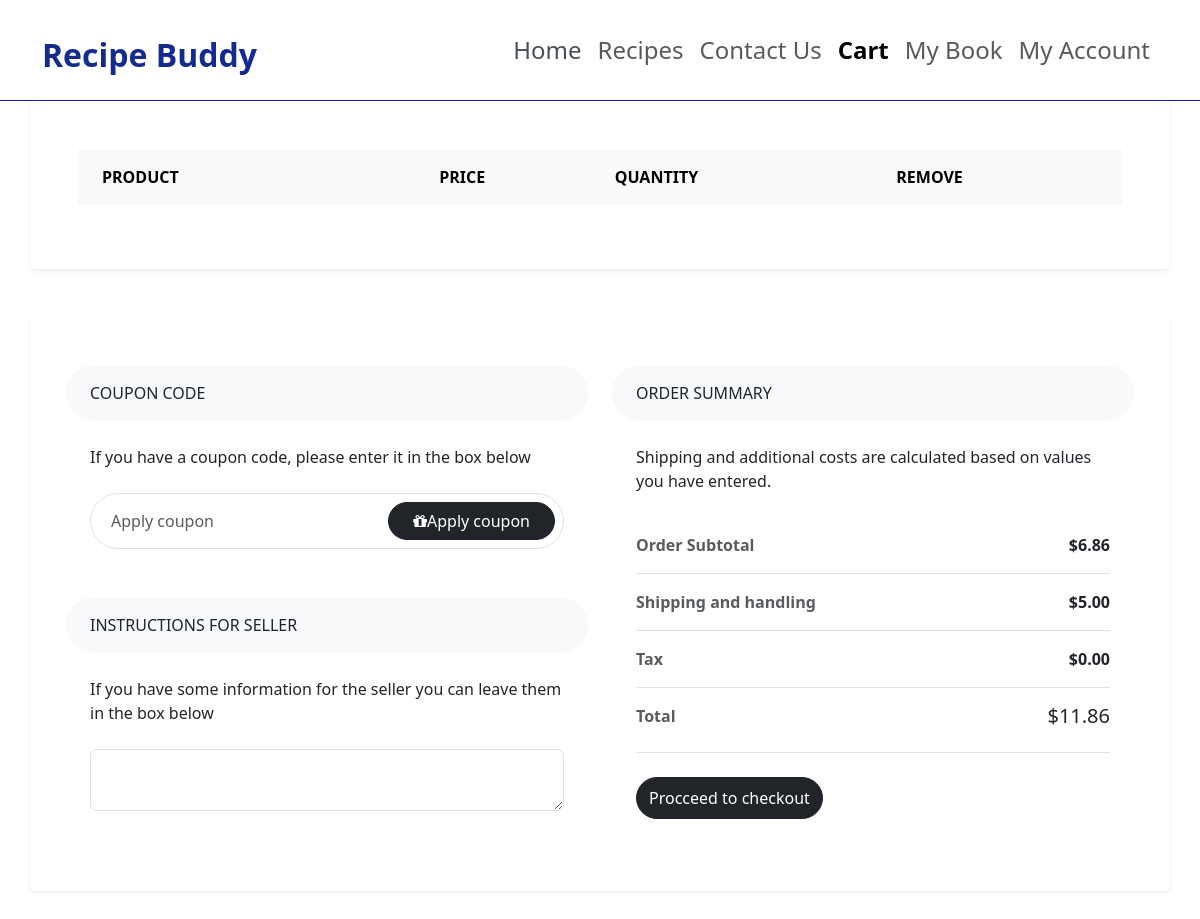
Page /cart.php (signed in) on the earlier database version.
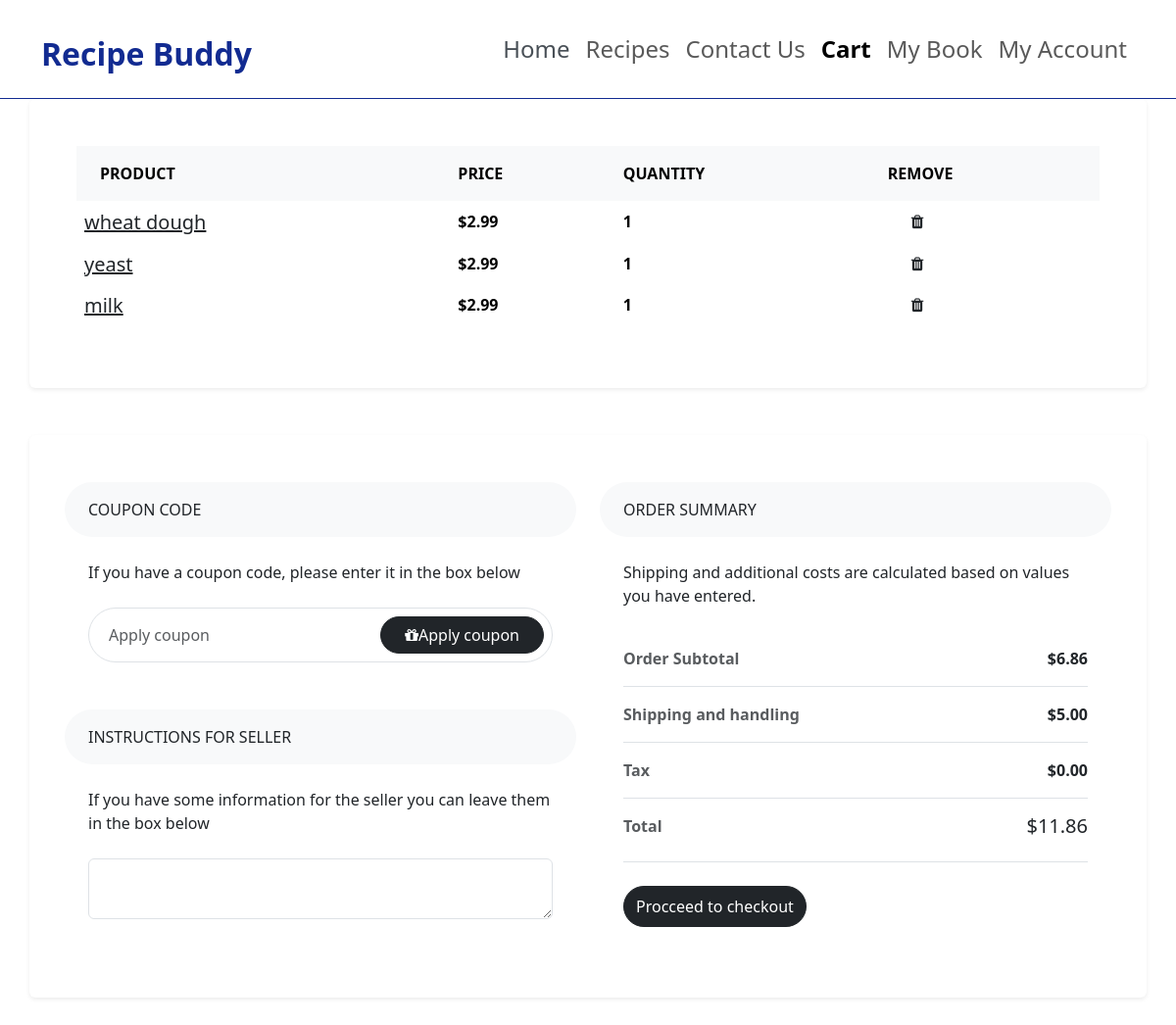
Same page on the later database version.
### tables this page shows
CREATE TABLE `cart` (
  `CartID` int(11) NOT NULL,
  `UserID` int(11) NOT NULL,
  `IngredientID` int(11) NOT NULL
);

CREATE TABLE `ingredients` (
  `IngredientID` int(11) NOT NULL,
  `Ingredient` varchar(50) NOT NULL
);

### cart.php (the view, shortened to what the changed rows need)
<?php
include 'includes/db.php';
$user_id = $_SESSION['userID'];
$sql = "SELECT users.UserID, ingredients.Ingredient, cart.cartID, ingredients.IngredientID FROM cart
        JOIN users ON cart.UserID = users.UserID
        JOIN ingredients ON cart.IngredientID = ingredients.IngredientID
        WHERE users.UserID = $user_id";
$result = mysqli_query($conn, $sql);
if ($result && $result != null) {
  while ($row = mysqli_fetch_assoc($result)) {
    if($row != null){
      $ingredientArray[] = $row;
    }
  }
}
?>
<!DOCTYPE html>
<html data-bs-theme="light" lang="en">
  <head>
    <link
      rel="stylesheet"
      href="https://cdn.jsdelivr.net/npm/bootstrap@5.3.3/dist/css/bootstrap.min.css"
    />
    <link
      rel="stylesheet"
      href="https://cdnjs.cloudflare.com/ajax/libs/font-awesome/4.7.0/css/font-awesome.min.css"
    />
    <link rel="stylesheet" href="assets/css/styles.min.css" />
  </head>
  <body>
    <div class="shopping-cart">
      <div class="px-4 px-lg-0">
        <div class="pb-5">
          <div class="container">
            <div class="row">
              <div class="col-lg-12 p-5 bg-white rounded shadow-sm mb-5">
                <div class="table-responsive">
                  <table class="table">
                    <thead>
                      <tr>
                        <th scope="col" class="border-0 bg-light">
                          <div class="p-2 px-3 text-uppercase">Product</div>
                        </th>
                        <th scope="col" class="border-0 bg-light">
                          <div class="py-2 text-uppercase">Price</div>
                        </th>
                        <th scope="col" class="border-0 bg-light">
                          <div class="py-2 text-uppercase">Quantity</div>
                        </th>
                        <th scope="col" class="border-0 bg-light">
                          <div class="py-2 text-uppercase">Remove</div>
                        </th>
                      </tr>
                    </thead>
                    <tbody>
                      <?php if($ingredientArray != null):?>
                        <?php foreach ($ingredientArray as $i):?>
                        <tr>
                          <th scope="row" class="border-0">
                              <div class="ml-3 d-inline-block align-middle">
                                <h5 class="mb-0">
                                  <a
                                    href="#"
                                    class="text-dark d-inline-block align-middle"
                                    ><?php echo $i['Ingredient'];?></a
                                  >
                                </h5>
                              </div>
                            </div>
                          <td class="border-0 align-middle">
                            <strong>$2.99</strong>
                          </td>
                          <td class="border-0 align-middle">
                            <strong>1</strong>
                          </td>
                          <td class="border-0 align-middle">
                            <a href="#" class="text-dark ms-4"
                              ><i class="fa fa-trash" onclick="removeIngredient(<?php echo $i['IngredientID']?>)"></i
                            ></a>
                          </td>
                        <?php endforeach;?>
                      <?php endif;?>
                    </tbody>
                  </table>
                </div>
              </div>
            </div>
          </div>
        </div>
      </div>
    </div>
  </body>
</html>

Differences in the rows shown:
added cart: IngredientID.Ingredient "wheat dough"
added cart: IngredientID.Ingredient "yeast"
added cart: IngredientID.Ingredient "milk"
